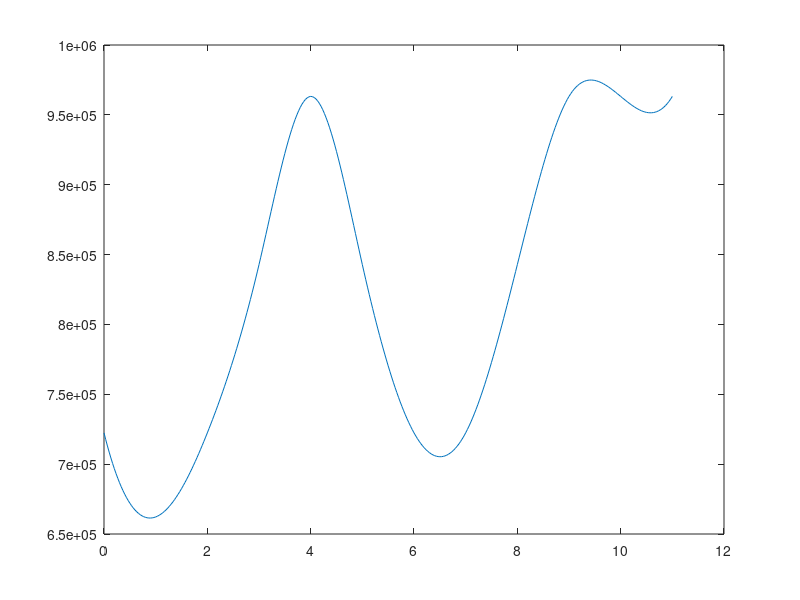

The MATLAB source for this figure:
%Contains all constants needed to model the whole system and subsystems.
%Additionally contains and interpolation of input data that is then passed
%to the simulation function as input.
%NOTE: Some constants may not be 100% accurate. While some were calculated
%via physical relations, some are simply ballpark estimates based on
%literature/past course assignments

J_t=2791; 
b_o=33;
k_1=24.65;
k_2=32.07;
b_1=334;
J_v=3780; 
k_3=0.00000237021;
k_4=0.00000237021;
ro_a = 13.5;
k_5 = 1.2345;
P_atm=1;
P_1 = 1;
B_1=9; 
V=2.265; %m^3
J_c=157.49;
b_2=470;
I_f=63534;
R_f=2;
m_max = ro_a * V;
m=2;%kg
A_1=0.6283;%m2
b_11=470; 
b_21=470;
C_f=0.0000023168+2.26535/B_1;
y = [0:11];
y2 = [0:1/30:11];

%interpolation of discreet input to a continuous function 330 days long
om_disc = 1.204e5.*[6, 5.5, 6, 7, 8, 7 ,6, 6, 7, 8, 8, 8];
om_cont = interp1 (y, om_disc, y2, 'spline');
t = 0:(((length(om_disc)-1)*30))-1;
plot(y2, om_cont);